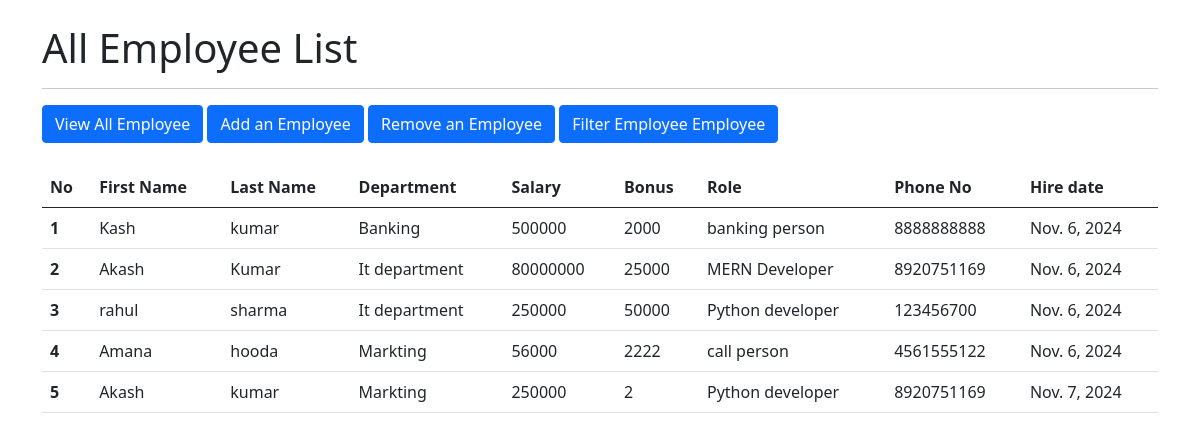
The page /all_emp on the database as committed earlier.
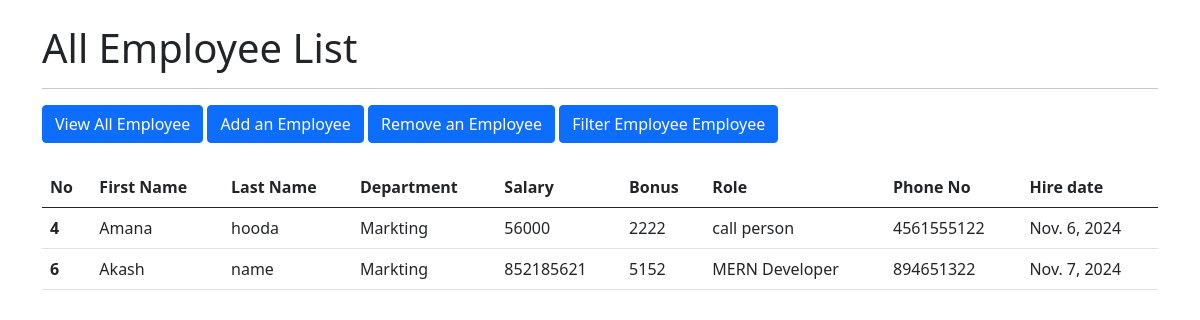
The same page on the database as committed later.
### emp_app/models.py (models this page shows, shortened)
class Employee(models.Model):
    first_name = models.CharField(max_length=100, null=False)
    last_name = models.CharField(max_length=100)
    dept = models.ForeignKey(Department, on_delete=models.CASCADE)
    salary = models.IntegerField(default=0)
    bonus = models.IntegerField(default=0)
    role = models.ForeignKey(Role, on_delete=models.CASCADE)
    phone = models.IntegerField(default=0)
    hire_date = models.DateField()

class Department(models.Model):
    name = models.CharField(max_length=100, null=False)
    location = models.CharField(max_length=100)
    def __str__(self):
        return self.name

class Role(models.Model):
    name = models.CharField(max_length=100, null=False)
    def __str__(self):
        return self.name

### emp_app/views.py (the view)
# urls.py: path("all_emp", views.all_emp, name='all_emp'),
def all_emp(request):
    emps = Employee.objects.all()
    return render(request, 'all_emp.html', {'emps': emps})

### emp_app/templates/all_emp.html (shortened to what this page needs)
<!DOCTYPE html>
<html lang="en">
  <head>
    <link
      href="https://cdn.jsdelivr.net/npm/bootstrap@5.0.2/dist/css/bootstrap.min.css"
      rel="stylesheet"
    />
  </head>
  <body>
    <div class="container mt-4">
      <h1>All Employee List</h1>
      <hr />
      <a class="btn btn-primary" href="{% url 'all_emp' %}" role="button"
        >View All Employee</a
      >
      <a class="btn btn-primary" href="{% url 'add_emp' %}" role="button"
        >Add an Employee</a
      >
      <a class="btn btn-primary" href="{% url 'remove_emp' %}" role="button"
        >Remove an Employee</a
      >
      <a class="btn btn-primary" href="{% url 'filter_emp' %}" role="button"
        >Filter Employee Employee</a
      >
      <div class="mt-4">
        <table class="table">
          <thead>
            <tr>
              <th scope="col">No</th>
              <th scope="col">First Name</th>
              <th scope="col">Last Name</th>
              <th scope="col">Department</th>
              <th scope="col">Salary</th>
              <th scope="col">Bonus</th>
              <th scope="col">Role</th>
              <th scope="col">Phone No</th>
              <th scope="col">Hire date</th>
            </tr>
          </thead>
          <tbody>
            {% for emps in emps %}
            <tr>
              <th scope="row">{{emps.id}}</th>
              <td>{{emps.first_name}}</td>
              <td>{{emps.last_name}}</td>
              <td>{{emps.dept}}</td>
              <td>{{emps.salary}}</td>
              <td>{{emps.bonus}}</td>
              <td>{{emps.role}}</td>
              <td>{{emps.phone}}</td>
              <td>{{emps.hire_date}}</td>
            </tr>
            {% endfor %}
          </tbody>
        </table>
      </div>
    </div>
  </body>
</html>

Rows that differ between the two databases and show on the page:
removed Employee: id "1", first_name "Kash", last_name "kumar", dept "Banking", salary "500000", bonus "2000", role "banking person", phone "8888888888", hire_date "Nov. 6, 2024"
removed Employee: id "2", first_name "Akash", last_name "Kumar", dept "It department", salary "80000000", bonus "25000", role "MERN Developer", phone "8920751169", hire_date "Nov. 6, 2024"
removed Employee: id "3", first_name "rahul", last_name "sharma", dept "It department", salary "250000", bonus "50000", role "Python developer", phone "123456700", hire_date "Nov. 6, 2024"
removed Employee: id "5", first_name "Akash", last_name "kumar", dept "Markting", salary "250000", bonus "2", role "Python developer", phone "8920751169", hire_date "Nov. 7, 2024"
added Employee: id "6", first_name "Akash", last_name "name", dept "Markting", salary "852185621", bonus "5152", role "MERN Developer", phone "894651322", hire_date "Nov. 7, 2024"
